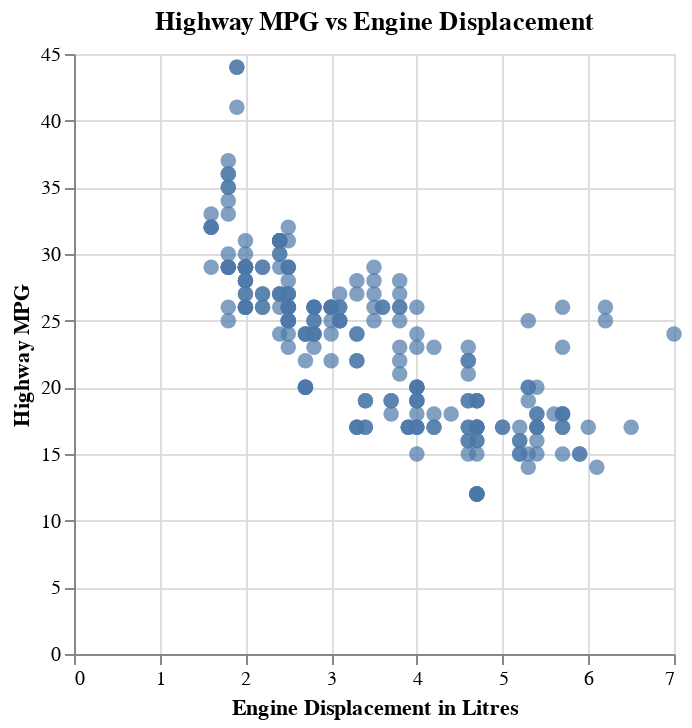

Notebook code for this chart:
### Code cell
alt.Chart(mpg, title='Highway MPG vs Engine Displacement').mark_circle(size=60).encode(
    x=alt.X('displ').title('Engine Displacement in Litres'),
    y=alt.Y('hwy').title('Highway MPG'),
)

### Figure 1 — Vega-Lite specification as saved in the notebook (floating-point values rounded to 4 significant figures; data arrays with more than 128 entries replaced by an {"elided": "..."} marker saying what was removed)
{"config": {"view": {"continuousWidth": 300, "continuousHeight": 300}}, "data": {"name": "data-784d2a789a5f3a352263a16b6c4cd367"}, "mark": {"type": "circle", "size": 60}, "encoding": {"x": {"field": "displ", "title": "Engine Displacement in Litres", "type": "quantitative"}, "y": {"field": "hwy", "title": "Highway MPG", "type": "quantitative"}}, "title": "Highway MPG vs Engine Displacement", "$schema": "https://vega.github.io/schema/vega-lite/v5.16.3.json", "datasets": {"data-784d2a789a5f3a352263a16b6c4cd367": {"elided": "234 records"}}}
